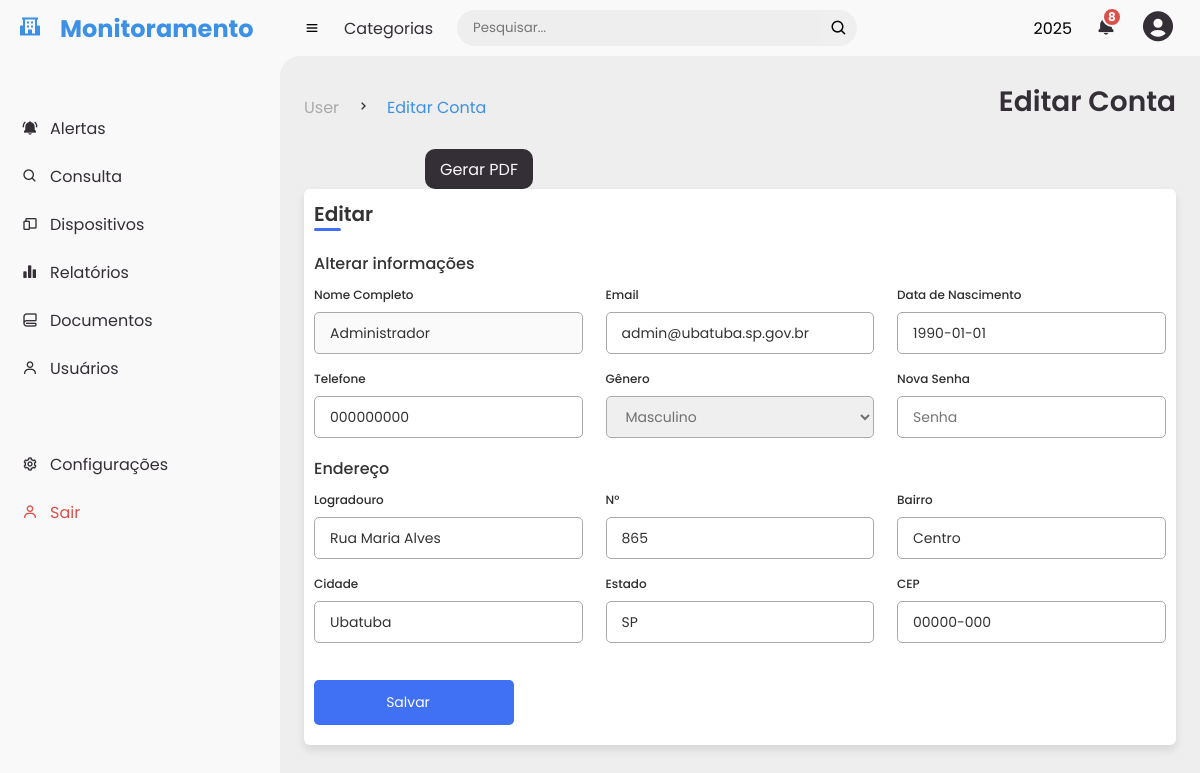
The app's page /user/editar (signed in) with its own data.
### app.py (models this page shows, shortened)
class users(db.Model):
    __bind_key__ = None  # Usar o banco SQLite (padrão)
    _id = db.Column("id", db.Integer, primary_key=True)
    name = db.Column(db.String(100))
    telefone = db.Column(db.String(100))
    email = db.Column(db.String(100))
    senha = db.Column(db.String(100))  # Armazena o hash da senha
    data = db.Column(db.String(10))
    hora = db.Column(db.String(8))
    situacao = db.Column(db.String(8))
    nivel_acesso = db.Column(db.String(100))
    genero = db.Column(db.String(100))
    cpf = db.Column(db.String(100))
    data_nascimento = db.Column(db.String(100))
    matricula = db.Column(db.String(100))
    usuario = db.Column(db.String(100))
    lotacao = db.Column(db.String(100))
    cargo = db.Column(db.String(100))
    local_trabalho = db.Column(db.String(100))
    logradouro = db.Column(db.String(100))
    numero = db.Column(db.String(100))
    bairro = db.Column(db.String(100))
    cidade = db.Column(db.String(100))
    estado = db.Column(db.String(100))
    cep = db.Column(db.String(100))

### app.py (the view, shortened to what this page needs)
@app.route("/user/editar", methods=["POST", "GET"])
def editar():
    if "user_id" in session:
        user_id = session["user_id"]
        found_user = users.query.get(user_id)
        return render_template("editarconta.html", user=found_user)
    else:
        flash("Você não está logado!")
        return redirect(url_for("login"))

### templates/editarconta.html (shortened to what this page needs)
{% extends "base.html" %}
{% block first_title %}User{% endblock %}
{% block main_title%}Editar Conta{% endblock %}
{% block sub_title %}Editar Conta{% endblock %}
{% block content %}
<head>
    <link rel="stylesheet" type="text/css" href="{{ url_for('static', filename='styles/editar.css')}}">
</head>
<div class="container">
    <header>Editar</header>
    <form form action="{{ url_for('editar') }}" method="POST">
        <div class="form first">
            <div class="details personal">
                <span class="title">Alterar informações</span>
                <div class="fields">
                    <div class="input-field" >
                        <label>Nome Completo</label>
                        <input type="text" placeholder="Entre com seu nome" value="{{user.name}}" disabled>
                    </div>
                    <div class="input-field">
                        <label>Email</label>
                        <input type="text" name="email" placeholder="Entre com seu email" value="{{user.email}}" required>
                    </div>
                    <div class="input-field">
                        <label>Data de Nascimento</label>
                        <input type="text" name="edit_user_nascimento" value="{{user.data_nascimento}}" required>
                    </div>
                    <div class="input-field">
                        <label>Telefone</label>
                        <input type="phone" name="telefone" placeholder="Entre com seu Telefone" value="{{user.telefone}}" required>
                    </div>
                    <div class="input-field">
                        <label>Gênero</label>
                        <select required name="genero">
                            <option value="Masculino" {% if user.genero == 'Masculino' %}selected{% endif %}>Masculino</option>
                        </select>
                    </div>
                    <div class="input-field">
                        <label>Nova Senha</label>
                        <input type="password" name="senha" placeholder="Senha">
                    </div>
                </div>
            </div>
            <div class="details ID">
                <span class="title">Endereço</span>
                <div class="fields">
                    <div class="input-field">
                        <label>Logradouro</label>
                        <input type="text" name="edit_user_rua" value="{{user.logradouro}}" required>
                    </div>
                    <div class="input-field">
                        <label>N°</label>
                        <input type="text" name="edit_user_numero" value="{{user.numero}}" required>
                    </div>
                    <div class="input-field">
                        <label>Bairro</label>
                        <input type="text" name="edit_user_bairro" value="{{user.bairro}}" required>
                    </div>
                    <div class="input-field">
                        <label>Cidade</label>
                        <input type="text" name="edit_user_cidade" value="{{user.cidade}}" required>
                    </div>
                    <div class="input-field">
                        <label>Estado</label>
                        <input type="text" name="edit_user_estado" value="{{user.estado}}" required>
                    </div>
                    <div class="input-field">
                        <label>CEP</label>
                        <input type="text" name="edit_user_cep" value="{{user.cep}}" required>
                    </div>
                </div>
                    <button class="sumbit">
                        <span class="btnText">Salvar</span>
                    </button>
                </div>
            </div>
        </div>
{% endblock %}

### static/styles/style.css (style rules this page uses)
* { margin: 0; padding: 0; box-sizing: border-box; font-family: var(--poppins); }
:root { --poppins: 'Poppins', sans-serif; --light: #F9F9F9; --blue: #3c91e6; --light-blue: #CFE8FF; --grey: #eee; --dark-grey: #AAAAAA; --dark: #342E37; --red: #DB504A; --yellow: #FFCE26; --light-yellow: #FFF2C6; --orange: #FD7238; --light-orange: #FFE0F3; }
body { background: var(--grey); }

### static/styles/editar.css (style rules this page uses)
.container { position: relative; width: 100%; border-radius: 6px; padding: 10px; background-color: #fff; box-shadow: 0 5px 10px rgba(0,0,0,0.1); }
.container header { position: relative; font-size: 20px; font-weight: 600; color: #333; }
.container header::before { content: ""; position: absolute; left: 0; bottom: -2px; height: 3px; width: 27px; border-radius: 8px; background-color: #4070f4; }
.container form { position: relative; margin-top: 16px; min-height: 490px; background-color: #fff; overflow: hidden; }
.container form .form { position: absolute; background-color: #fff; transition: 0.3s ease; }
.container form .title { display: block; margin-bottom: 8px; font-size: 16px; font-weight: 500; margin: 6px 0; color: #333; }
.container form .fields { display: flex; align-items: center; justify-content: space-between; flex-wrap: wrap; }
form .fields .input-field { display: flex; width: calc(100% / 3 - 15px); flex-direction: column; margin: 4px 0; }
.input-field label { font-size: 12px; font-weight: 500; color: #2e2e2e; }
.input-field input, select { outline: none; font-size: 14px; font-weight: 400; color: #333; border-radius: 5px; border: 1px solid #aaa; padding: 0 15px; height: 42px; margin: 8px 0; }
.input-field select, .input-field input[type="date"] { color: #707070; }
.container form button, .backBtn { display: flex; align-items: center; justify-content: center; height: 45px; max-width: 200px; width: 100%; border: none; outline: none; color: #fff; border-radius: 5px; margin: 25px 0; background-color: #4070f4; transition: all 0.3s linear; cursor: pointer; }
.container form .btnText { font-size: 14px; font-weight: 400; }

### records on screen
users: name "Administrador", email "admin@ubatuba.sp.gov.br", edit_user_nascimento "1990-01-01", telefone "000000000", genero "Masculino", edit_user_rua "Rua Maria Alves", edit_user_numero "865", edit_user_bairro "Centro", edit_user_cidade "Ubatuba", edit_user_estado "SP", edit_user_cep "00000-000"
